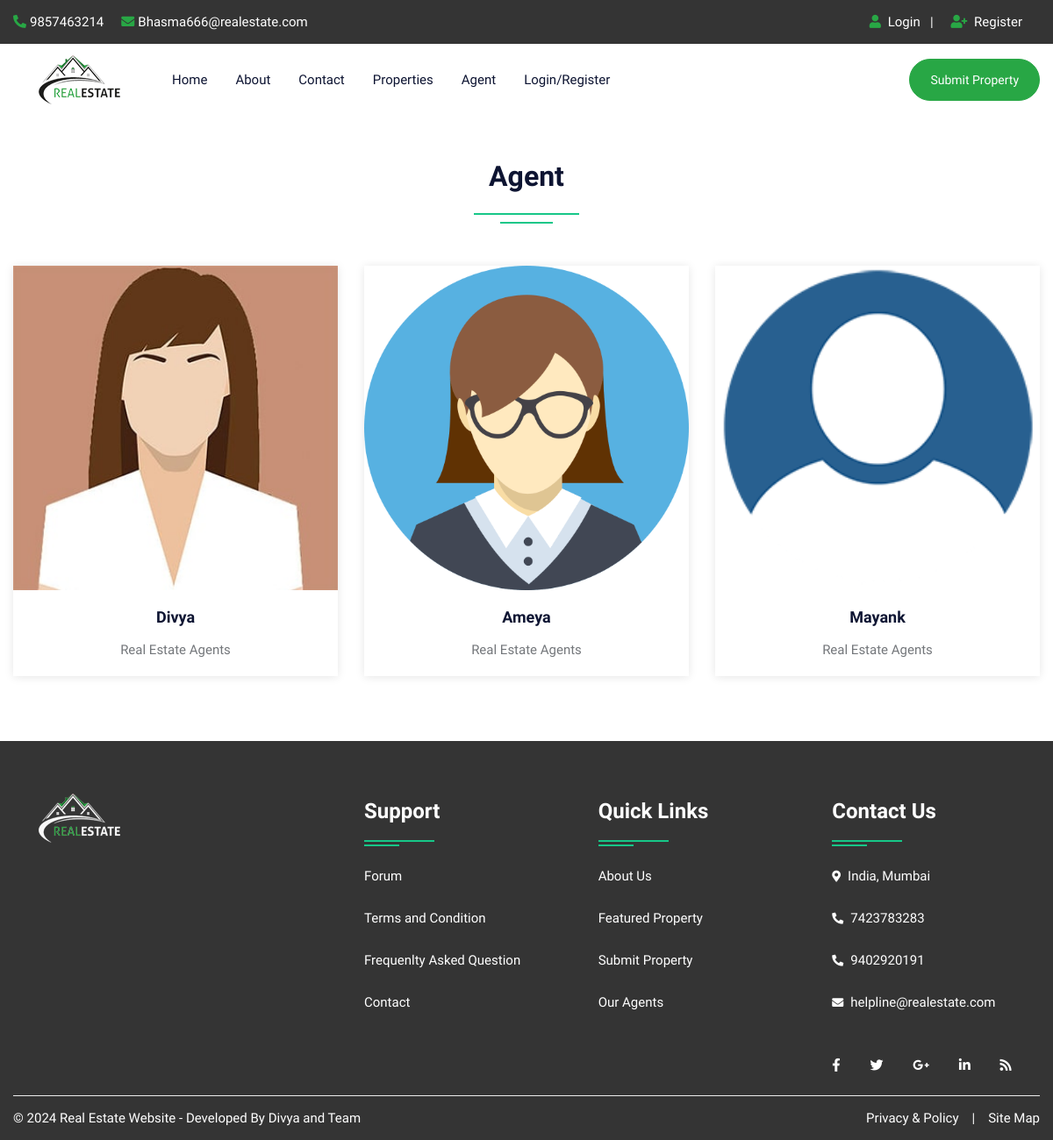
Page /agent.php on the committed database.
### tables this page shows
CREATE TABLE `user` (
  `uid` int(50) NOT NULL,
  `uname` varchar(100) NOT NULL,
  `uemail` varchar(100) NOT NULL,
  `uphone` varchar(20) NOT NULL,
  `upass` varchar(50) NOT NULL,
  `utype` varchar(50) NOT NULL,
  `uimage` varchar(300) NOT NULL
);

### agent.php (the view, shortened to what this page needs)
<!DOCTYPE html>
<html lang="en">
<head>
<link rel="stylesheet" type="text/css" href="css/bootstrap.min.css">
<link rel="stylesheet" type="text/css" href="css/bootstrap-slider.css">
<link rel="stylesheet" type="text/css" href="css/jquery-ui.css">
<link rel="stylesheet" type="text/css" href="css/layerslider.css">
<link rel="stylesheet" type="text/css" href="css/color.css" id="color-change">
<link rel="stylesheet" type="text/css" href="css/owl.carousel.min.css">
<link rel="stylesheet" type="text/css" href="css/font-awesome.min.css">
<link rel="stylesheet" type="text/css" href="fonts/flaticon/flaticon.css">
<link rel="stylesheet" type="text/css" href="css/style.css">
</head>
<body>
<div id="page-wrapper">
    <div class="row">
		<?php include("include/header.php");?>
        <div class="full-row">
            <div class="container">
				<div class="row">
                    <div class="col-lg-12">
                        <h2 class="text-secondary double-down-line text-center mb-5">Agent</h2>
                        </div>
                </div>
                <div class="row">
                    <?php
							$query=mysqli_query($con,"SELECT * FROM user WHERE utype='agent'");
								while($row=mysqli_fetch_array($query))
								{
                            ?>
                    <div class="col-md-6 col-lg-4">
                        <div class="hover-zoomer bg-white shadow-one mb-4">
                            <div class="overflow-hidden"> <img src="admin/user/<?php echo $row['6'];?>" alt="aimage"> </div>
                            <div class="py-3 text-center">
                                <h5 class="text-secondary hover-text-success"><a href="#"><?php echo $row['1'];?></a></h5>
                                <span>Real Estate Agents</span> </div>
                        </div>
                    </div>
                    <?php } ?>
                </div>
            </div>
        </div>
		<?php include("include/footer.php");?>
    </div>
</div>
</body>
</html>

### css/color.css (style rules this page uses)
:root { --theme-ordinary-color: #74777b; }
:root { --theme-primary-color: #17c788; }
:root { --theme-secondary-color: #0d1432; }
:root { --theme-white-color: #fff; }
:root { --theme-light-color: #f8f8f8; }
:root { --theme-gray-color: #f5f5f5; }
:root { --theme-footer-color: #091b4b; }
:root { --theme-dark-color: #091b4b; }
:root { --text-light-color: #a3a7af; }
:root { --theme-primary-opacity-color: rgba(11, 191, 141, .8); }
:root { --theme-secondary-opacity-color: rgba(13,20,50,0.7); }
:root { --theme-white-opacity-color: rgba(255, 255, 255, 0.3); }
:root { --theme-dark-opacity-color: rgba(0, 0, 0, 0.5); }
:root { --theme-ordinary-font: 'Muli', sans-serif; }
:root { --theme-highlight-font: 'Comfortaa', cursive; }

### css/style.css (style rules this page uses)
.container, .container-fluid { transition: all 0.6s ease 0s; -moz-transition: all 0.6s ease 0s; -webkit-transition: all 0.6s ease 0s; -o-transition: all 0.6s ease 0s; }
#page-wrapper { padding-left: 15px; padding-right: 15px; background-color: #fff; overflow: hidden !important; position: relative; }
.text-ordinary, a.text-ordinary, .text-ordinary a, body, .dropdown-item, .footer-widget li a, .text-ordinary .jslider .jslider-label, .breadcrumb-item > a, .list-text-white a.dropdown-item { color: var(--theme-ordinary-color); }
.text-secondary, .text-secondary a, a.text-secondary, a.hover-text-secondary:hover, .hover-text-secondary:hover, .hover-text-secondary a:hover { color: var(--theme-secondary-color) !important; }
[class*="double-down-line"]::before, [class*="double-down-line"]::after { background-color: var(--theme-primary-color); }
.hover-shadow:hover, .shadow-one { -webkit-box-shadow: 0px 1px 10px 0px rgba(0, 0, 0, 0.1); -moz-box-shadow: 0px 1px 10px 0px rgba(0, 0, 0, 0.1); box-shadow: 0px 1px 10px 0px rgba(0, 0, 0, 0.1); }
.x-center, .double-down-line::before, .double-down-line::after, .bg-shape::before, .bg-shape::after { left: 50%; -moz-transform: translateX(-50%); -webkit-transform: translateX(-50%); -o-transform: translateX(-50%); -ms-transform: translateX(-50%); transform: translateX(-50%); }
.transation-3s, .transation-3s:hover, .hover-zoomer img, .hover-bg-white, a, a:hover, .btn, .btn:hover, .radio-check label, .message-list li .message-action, .timeline-item .circle, .timeline-item .date-time, .clip-item .fa-times { -moz-transition: all 300ms ease-in-out 0s; -webkit-transition: all 300ms ease-in-out 0s; -o-transition: all 300ms ease-in-out 0s; -ms-transition: all 300ms ease-in-out 0s; transition: all 300ms ease-in-out 0s; }
body { font-family: var(--theme-ordinary-font); font-size: 15px; line-height: 28px; }
h1, .h1, h2, .h2, h3, .h3, h4, .h4, h5, .h5, h6, .h6 { font-family: var(--theme-highlight-font); font-weight: 700; }
h5 { font-size: 18px; line-height: 30px; }
a, a:hover, .btn-link, .btn-link:hover { text-decoration: none; cousor: pointer; }
img { width: 100%; }
.full-row { position: relative; width: 100%; padding: 50px 0; }
[class*="double-down-line"] { position: relative; padding-bottom: 35px; }
[class*="double-down-line"]::before, [class*="double-down-line"]::after { content: ""; height: 2px; position: absolute; }
[class*="double-down-line"]::before { width: 120px; bottom: 10px; }
[class*="double-down-line"]::after { width: 60px; bottom: 0; }
.hover-zoomer img { -webkit-transform: scale(1); -moz-transform: scale(1); -o-transform: scale(1); -ms-transform: scale(1); transform: scale(1); }
::placeholder { font: var(--theme-ordinary-font); font-size: 15px; font-weight: 400; color: #fff; }

### rows in the picture
user: uimage (picture), uname "Divya"
user: uimage (placeholder picture), uname "Ameya"
user: uimage (picture), uname "Mayank"
